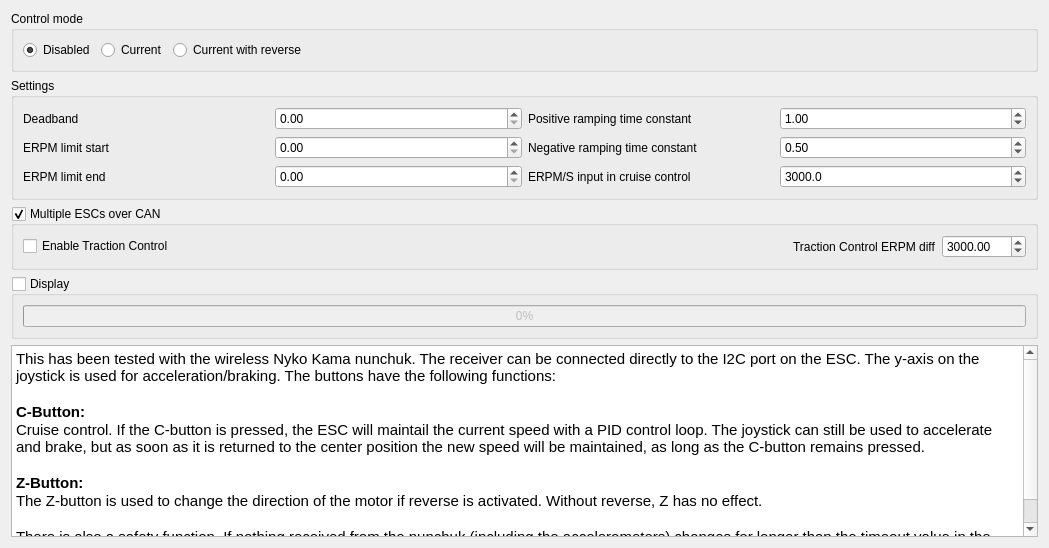
            <widget class="QWidget" name="tab_21">
             <attribute name="title">
              <string>Nunchuk</string>
             </attribute>
             <layout class="QVBoxLayout" name="verticalLayout_32">
              <item>
               <widget class="QGroupBox" name="groupBox_24">
                <property name="title">
                 <string>Control mode</string>
                </property>
                <layout class="QHBoxLayout" name="horizontalLayout_31">
                 <item>
                  <layout class="QHBoxLayout" name="horizontalLayout_35">
                   <item>
                    <widget class="QRadioButton" name="appconfChukDisabledButton">
                     <property name="text">
                      <string>Disabled</string>
                     </property>
                     <property name="checked">
                      <bool>true</bool>
                     </property>
                    </widget>
                   </item>
                   <item>
                    <widget class="QRadioButton" name="appconfChukCurrentNorevButton">
                     <property name="text">
                      <string>Current</string>
                     </property>
                    </widget>
                   </item>
                   <item>
                    <widget class="QRadioButton" name="appconfChukCurrentButton">
                     <property name="text">
                      <string>Current with reverse</string>
                     </property>
                    </widget>
                   </item>
                  </layout>
                 </item>
                 <item>
                  <spacer name="horizontalSpacer_11">
                   <property name="orientation">
                    <enum>Qt::Horizontal</enum>
                   </property>
                   <property name="sizeHint" stdset="0">
                    <size>
                     <width>720</width>
                     <height>20</height>
                    </size>
                   </property>
                  </spacer>
                 </item>
                </layout>
               </widget>
              </item>
              <item>
               <widget class="QGroupBox" name="groupBox_25">
                <property name="sizePolicy">
                 <sizepolicy hsizetype="Preferred" vsizetype="Fixed">
                  <horstretch>0</horstretch>
                  <verstretch>0</verstretch>
                 </sizepolicy>
                </property>
                <property name="title">
                 <string>Settings</string>
                </property>
                <layout class="QGridLayout" name="gridLayout_21">
                 <item row="0" column="0">
                  <widget class="QLabel" name="label_54">
                   <property name="text">
                    <string>Deadband</string>
                   </property>
                  </widget>
                 </item>
                 <item row="0" column="1">
                  <widget class="QDoubleSpinBox" name="appconfChukHystBox">
                   <property name="maximum">
                    <double>1.000000000000000</double>
                   </property>
                   <property name="singleStep">
                    <double>0.050000000000000</double>
                   </property>
                  </widget>
                 </item>
                 <item row="0" column="2">
                  <widget class="QLabel" name="label_63">
                   <property name="text">
                    <string>Positive ramping time constant</string>
                   </property>
                  </widget>
                 </item>
                 <item row="0" column="3">
                  <widget class="QDoubleSpinBox" name="appconfChukRampTimePosBox">
                   <property name="singleStep">
                    <double>0.100000000000000</double>
                   </property>
                   <property name="value">
                    <double>1.000000000000000</double>
                   </property>
                  </widget>
                 </item>
                 <item row="1" column="0">
                  <widget class="QLabel" name="label_56">
                   <property name="text">
                    <string>ERPM limit start</string>
                   </property>
                  </widget>
                 </item>
                 <item row="1" column="1">
                  <widget class="QDoubleSpinBox" name="appconfChukRpmLimStartBox">
                   <property name="maximum">
                    <double>200000.000000000000000</double>
                   </property>
                   <property name="singleStep">
                    <double>100.000000000000000</double>
                   </property>
                  </widget>
                 </item>
                 <item row="1" column="2">
                  <widget class="QLabel" name="label_64">
                   <property name="text">
                    <string>Negative ramping time constant</string>
                   </property>
                  </widget>
                 </item>
                 <item row="1" column="3">
                  <widget class="QDoubleSpinBox" name="appconfChukRampTimeNegBox">
                   <property name="singleStep">
                    <double>0.100000000000000</double>
                   </property>
                   <property name="value">
                    <double>0.500000000000000</double>
                   </property>
                  </widget>
                 </item>
                 <item row="2" column="0">
                  <widget class="QLabel" name="label_55">
                   <property name="text">
                    <string>ERPM limit end</string>
                   </property>
                  </widget>
                 </item>
                 <item row="2" column="1">
                  <widget class="QDoubleSpinBox" name="appconfChukRpmLimEndBox">
                   <property name="maximum">
                    <double>200000.000000000000000</double>
                   </property>
                   <property name="singleStep">
                    <double>100.000000000000000</double>
                   </property>
                  </widget>
                 </item>
                 <item row="2" column="2">
                  <widget class="QLabel" name="label_88">
                   <property name="text">
                    <string>ERPM/S input in cruise control</string>
                   </property>
                  </widget>
                 </item>
                 <item row="2" column="3">
                  <widget class="QDoubleSpinBox" name="appconfChukErpmPerSBox">
                   <property name="decimals">
                    <number>1</number>
                   </property>
                   <property name="maximum">
                    <double>100000.000000000000000</double>
                   </property>
                   <property name="singleStep">
                    <double>100.000000000000000</double>
                   </property>
                   <property name="value">
                    <double>3000.000000000000000</double>
                   </property>
                  </widget>
                 </item>
                </layout>
                <zorder>label_56</zorder>
                <zorder>appconfChukRpmLimStartBox</zorder>
                <zorder>label_54</zorder>
                <zorder>appconfChukHystBox</zorder>
                <zorder>label_55</zorder>
                <zorder>appconfChukRpmLimEndBox</zorder>
                <zorder>label_63</zorder>
                <zorder>appconfChukRampTimePosBox</zorder>
                <zorder>label_64</zorder>
                <zorder>appconfChukRampTimeNegBox</zorder>
                <zorder>label_88</zorder>
                <zorder>appconfChukErpmPerSBox</zorder>
               </widget>
              </item>
              <item>
               <widget class="QGroupBox" name="appconfChukMultiGroup">
                <property name="title">
                 <string>Multiple ESCs over CAN</string>
                </property>
                <property name="checkable">
                 <bool>true</bool>
                </property>
                <layout class="QHBoxLayout" name="horizontalLayout_36">
                 <item>
                  <widget class="QCheckBox" name="appconfChukTcBox">
                   <property name="text">
                    <string>Enable Traction Control</string>
                   </property>
                   <property name="checked">
                    <bool>false</bool>
                   </property>
                  </widget>
                 </item>
                 <item>
                  <spacer name="horizontalSpacer_13">
                   <property name="orientation">
                    <enum>Qt::Horizontal</enum>
                   </property>
                   <property name="sizeHint" stdset="0">
                    <size>
                     <width>40</width>
                     <height>20</height>
                    </size>
                   </property>
                  </spacer>
                 </item>
                 <item>
                  <widget class="QLabel" name="label_66">
                   <property name="text">
                    <string>Traction Control ERPM diff</string>
                   </property>
                  </widget>
                 </item>
                 <item>
                  <widget class="QDoubleSpinBox" name="appconfChukTcErpmBox">
                   <property name="maximum">
                    <double>100000.000000000000000</double>
                   </property>
                   <property name="value">
                    <double>3000.000000000000000</double>
                   </property>
                  </widget>
                 </item>
                </layout>
               </widget>
              </item>
              <item>
               <widget class="QGroupBox" name="appconfUpdateChukBox">
                <property name="title">
                 <string>Display</string>
                </property>
                <property name="checkable">
                 <bool>true</bool>
                </property>
                <property name="checked">
                 <bool>false</bool>
                </property>
                <layout class="QHBoxLayout" name="horizontalLayout_32">
                 <item>
                  <widget class="QProgressBar" name="appconfDecodedChukBar">
                   <property name="minimum">
                    <number>0</number>
                   </property>
                   <property name="maximum">
                    <number>1000</number>
                   </property>
                   <property name="value">
                    <number>0</number>
                   </property>
                   <property name="format">
                    <string>%p%</string>
                   </property>
                  </widget>
                 </item>
                </layout>
               </widget>
              </item>
              <item>
               <widget class="QTextBrowser" name="textBrowser">
                <property name="html">
                 <string>&lt;!DOCTYPE HTML PUBLIC &quot;-//W3C//DTD HTML 4.0//EN&quot; &quot;http://www.w3.org/TR/REC-html40/strict.dtd&quot;&gt;
&lt;html&gt;&lt;head&gt;&lt;meta name=&quot;qrichtext&quot; content=&quot;1&quot; /&gt;&lt;style type=&quot;text/css&quot;&gt;
p, li { white-space: pre-wrap; }
&lt;/style&gt;&lt;/head&gt;&lt;body style=&quot; font-family:'.SF NS Text'; font-size:13pt; font-weight:400; font-style:normal;&quot;&gt;
&lt;p style=&quot; margin-top:0px; margin-bottom:0px; margin-left:0px; margin-right:0px; -qt-block-indent:0; text-indent:0px;&quot;&gt;&lt;span style=&quot; font-family:'Ubuntu'; font-size:11pt;&quot;&gt;This has been tested with the wireless Nyko Kama nunchuk. The receiver can be connected directly to the I2C port on the ESC. The y-axis on the joystick is used for acceleration/braking. The buttons have the following functions:&lt;/span&gt;&lt;/p&gt;
&lt;p style=&quot;-qt-paragraph-type:empty; margin-top:0px; margin-bottom:0px; margin-left:0px; margin-right:0px; -qt-block-indent:0; text-indent:0px; font-family:'Ubuntu'; font-size:11pt;&quot;&gt;&lt;br /&gt;&lt;/p&gt;
&lt;p style=&quot; margin-top:0px; margin-bottom:0px; margin-left:0px; margin-right:0px; -qt-block-indent:0; text-indent:0px;&quot;&gt;&lt;span style=&quot; font-family:'Ubuntu'; font-size:11pt; font-weight:600;&quot;&gt;C-Button:&lt;/span&gt;&lt;/p&gt;
&lt;p style=&quot; margin-top:0px; margin-bottom:0px; margin-left:0px; margin-right:0px; -qt-block-indent:0; text-indent:0px;&quot;&gt;&lt;span style=&quot; font-family:'Ubuntu'; font-size:11pt;&quot;&gt;Cruise control. If the C-button is pressed, the ESC will maintail the current speed with a PID control loop. The joystick can still be used to accelerate and brake, but as soon as it is returned to the center position the new speed will be maintained, as long as the C-button remains pressed.&lt;/span&gt;&lt;/p&gt;
&lt;p style=&quot;-qt-paragraph-type:empty; margin-top:0px; margin-bottom:0px; margin-left:0px; margin-right:0px; -qt-block-indent:0; text-indent:0px; font-family:'Ubuntu'; font-size:11pt;&quot;&gt;&lt;br /&gt;&lt;/p&gt;
&lt;p style=&quot; margin-top:0px; margin-bottom:0px; margin-left:0px; margin-right:0px; -qt-block-indent:0; text-indent:0px;&quot;&gt;&lt;span style=&quot; font-family:'Ubuntu'; font-size:11pt; font-weight:600;&quot;&gt;Z-Button:&lt;/span&gt;&lt;/p&gt;
&lt;p style=&quot; margin-top:0px; margin-bottom:0px; margin-left:0px; margin-right:0px; -qt-block-indent:0; text-indent:0px;&quot;&gt;&lt;span style=&quot; font-family:'Ubuntu'; font-size:11pt;&quot;&gt;The Z-button is used to change the direction of the motor if reverse is activated. Without reverse, Z has no effect.&lt;/span&gt;&lt;/p&gt;
&lt;p style=&quot;-qt-paragraph-type:empty; margin-top:0px; margin-bottom:0px; margin-left:0px; margin-right:0px; -qt-block-indent:0; text-indent:0px; font-family:'Ubuntu'; font-size:11pt;&quot;&gt;&lt;br /&gt;&lt;/p&gt;
&lt;p style=&quot; margin-top:0px; margin-bottom:0px; margin-left:0px; margin-right:0px; -qt-block-indent:0; text-indent:0px;&quot;&gt;&lt;span style=&quot; font-family:'Ubuntu'; font-size:11pt;&quot;&gt;There is also a safety function. If nothing received from the nunchuk (including the accelerometers) changes for longer than the timeout value in the &lt;/span&gt;&lt;span style=&quot; font-family:'Ubuntu'; font-size:11pt; font-style:italic;&quot;&gt;General&lt;/span&gt;&lt;span style=&quot; font-family:'Ubuntu'; font-size:11pt;&quot;&gt; tab, the timeout function will be activated and either release the motor or brake with the current specified next to the timeout value.&lt;/span&gt;&lt;/p&gt;&lt;/body&gt;&lt;/html&gt;</string>
                </property>
               </widget>
              </item>
             </layout>
            </widget>
